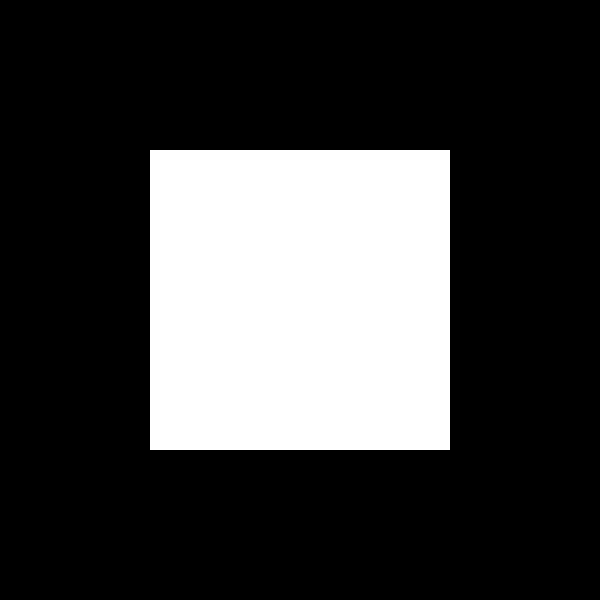
Frame 1 (no input)
Frame 60 (the mouse pressed at the canvas centre just before this capture): identical to frame 1, image omitted
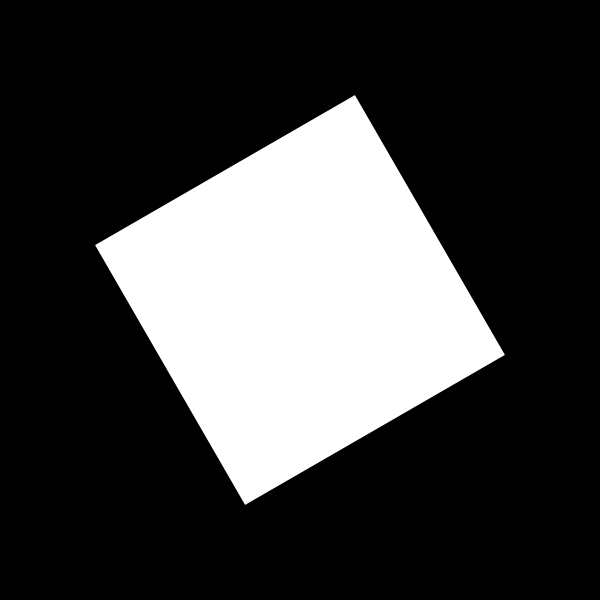
Frame 120 (the mouse held since frame 60 and released just before this capture)

The Processing sketch that drew these frames (run headless with seeded random() and noise(); from frame 60 on, the mouse is pressed at the canvas centre):

// Processing sketch: impulsion_twist
// ── impulsion_twist.pde
// renaud.jean-francois(arobas)uqam(point)ca
// Syntaxe Processing version 3.4
// lundi, 24 septembre 2018

float rotateInit, rotateDelta, secteurAngleRotation = 60;
boolean tourne = false;
int pasAnimation = 0;

void setup() {
  size(600, 600);
  background(0);
  fill(255);
  noStroke();

  rectMode(CENTER);

  rotateInit = 0;
}

void draw() {
  background(0);

  if (tourne) {
    if (pasAnimation < secteurAngleRotation) {
      pasAnimation +=2;
      //println(pasAnimation);

      // interpolation linéaire
      //rotateDelta = lerp(rotateInit, rotateInit+secteurAngleRotation, float(pasAnimation)/secteurAngleRotation);

      // interpolation atténuée
      // Quatre arguments : ratio du parcours, valeur au départ, distance à parcourir, échelle de durée du trajet
      rotateDelta = easeOutQuart(float(pasAnimation)/secteurAngleRotation, rotateInit, secteurAngleRotation, 1.0);
      
    } else {
      rotateInit = rotateDelta;
      pasAnimation = 0;
      tourne = false;
    }
  }


  translate(width/2, height/2);
  rotate(radians(rotateDelta));
  rect(0, 0, 300, 300);
}

void mousePressed() {
  tourne = true;
}

float easeOutQuart (float t, float b, float c, float d) {
  return -c*((t=t/d-1)*t*t*t-1)+b;
}
